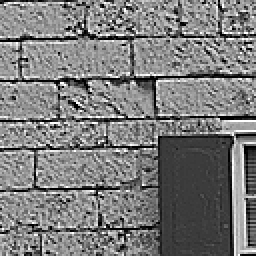
#> input picture testImages/I_sharp_2.png, 128 x 128 px (shown 2 times larger); its folder holds only this picture in this run
$ python sampleUsage.py
#> lines starting #> are read from the running program, lines starting #| are printed output that depends on the picture; long printed decimals are rounded
#> further down, img is the input picture: shape (128, 128); min 0, max 255, mean 123.3
### QMetricFunctions.py
import numpy as np
from skimage.util import view_as_blocks
import cv2
import os
from concurrent.futures import ProcessPoolExecutor

'''
Function to calculate local metric
    input: Image Patch
    output: local metric for the patch

'''
def calculateLocalMetric(patch):
    # Calculate gradient
    gx, gy = np.gradient(patch, edge_order=2)

    G = np.column_stack((gx.ravel(), gy.ravel()))

    # Calculate SVD values
    svd_value = np.linalg.svd(G, compute_uv=False)

    s1 = svd_value[0]
    s2 = svd_value[1]

    R = (s1 - s2) / (s1 + s2 + 1e-8)

    q_metric = s1 * R

    return q_metric
'''
Function to calculate threshold
'''
#@njit
def getThreshold(delta, N):
    power_val = (N ** 2) - 1
    k_val = delta ** (1.0 / power_val)

    numerator = np.sqrt(1 - k_val)
    denominator = np.sqrt(k_val + 1)

    tau = numerator / denominator

    return tau

'''
Function to calculate local coherence
'''

def calculateLocalCoherence(patch):
    # Calculate gradient
    gx, gy = np.gradient(patch, edge_order=2)

    G = np.column_stack((gx.ravel(), gy.ravel()))

    # Calculate SVD values
    svd_value = np.linalg.svd(np.dot(G.T, G), compute_uv=False)

    s1 = svd_value[0]
    s2 = svd_value[1]

    R = (s1 - s2) / (s1 + s2 + 1e-8)

    coherence = R

    return coherence

'''
Function to calculate metric Q
'''
def calculateQ(img, delta, patch_size=8):
    # Initializing patch size as 8x8
    #patch_size = (8, 8)
#> called with delta = 0.001, patch_size = 4
    patch_size = (patch_size, patch_size)

    # Convert image to double
    #img = (img/255.0).astype(np.float64)
    img = img.astype(np.float64) / np.iinfo(img.dtype).max

    # Divide image into patches
    patches = view_as_blocks(img, patch_size)

    # Calculating dimensions of the image
    h, w = img.shape
#> h = 128; w = 128

    total_patches = (h // patch_size[0]) * (w // patch_size[1])
#> total_patches = 1024

    # Initialize local coherence
    local_coherence = np.zeros((patches.shape[0], patches.shape[1]))

    # Generate threshold based on formula
    threshold = getThreshold(delta, patch_size[0])

    # Calculate local coherence based on formula
    with ProcessPoolExecutor(max_workers=os.cpu_count()) as executor:
        local_coherence = np.array(list(executor.map(calculateLocalCoherence, patches.reshape(-1, patch_size[0], patch_size[1]))))
#> local_coherence = 1024 values, max 0.999 at index 542, min 5.38e-15 at index 761, mean 0.499
        local_coherence = local_coherence.reshape(patches.shape[0], patches.shape[1])
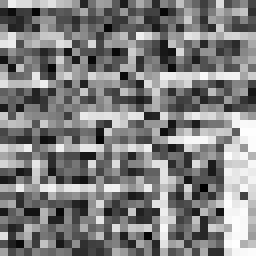
#> local_coherence: shape (32, 32) float64 (shown 8 times larger); min 5.38e-15, max 0.999, mean 0.499

    # Define type of patches - anisotropic or isotropic
    anisotropic_patches = (local_coherence.flatten() > threshold)

    # Initialize local metric for each patch
    local_metric = np.zeros(anisotropic_patches.shape)
#> local_metric = 1024 values from 0 to 0

    # Calculate local metric for each patch
    with ProcessPoolExecutor(max_workers=os.cpu_count()) as executor:
        local_metric[anisotropic_patches] = list(executor.map(calculateLocalMetric, patches.reshape(-1, patch_size[0], patch_size[1])[anisotropic_patches]))

    summed_value = local_metric.sum()
#> summed_value = 365.7

    local_metric = local_metric.reshape((patches.shape[0], patches.shape[1]))

    q_metric = summed_value.sum() / local_metric.size
#> q_metric = 0.357

    return q_metric

### sampleUsage.py
from QMetricFunctions import *
import numpy as np
from pathlib import Path
import cv2
from PIL import Image

# Image Folder Path
TEST_FOLDER = Path("testImages")

# Specify delta
DELTA = 0.001

# Specify patch size
PATCH_SIZE = 4

# Check list of supported extensions
exts = {".png", ".jpg", ".jpeg", ".bmp", ".tif", ".tiff"}

for p in sorted(TEST_FOLDER.iterdir()):
    if p.suffix.lower() not in exts:
        continue

    # Read the image in grayscale
    img = cv2.imread(str(p), cv2.IMREAD_GRAYSCALE)

    # Check if the image was loaded successfully
    if img is None:
        continue

    # Measure Q
    q = calculateQ(img, DELTA, patch_size=PATCH_SIZE)
#> q = 0.357

    # As sanity, print out Q
    print(f"{p.name}\t{q}")
#| I_sharp_2.png	0.3571
